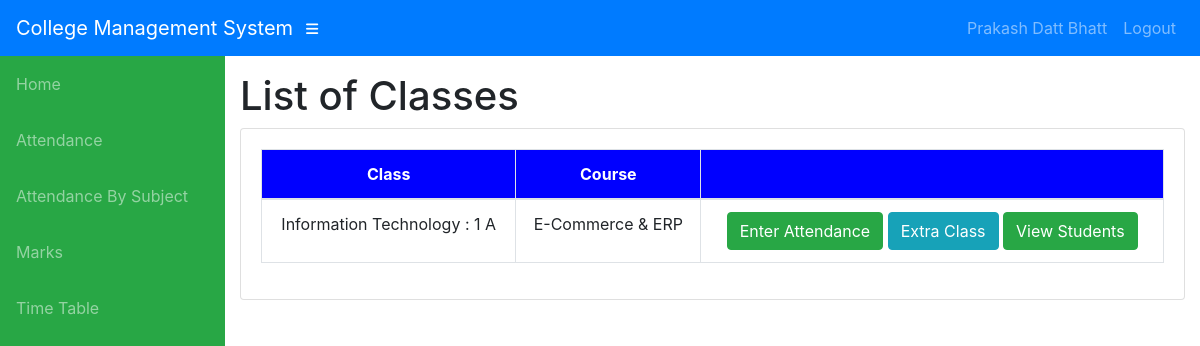
/info/teacher/CS07/1/Classes/ (signed in), run on the app's committed database.
### info/models.py (models this page shows, shortened)
class User(AbstractUser):
    @property
    def is_student(self):
        if hasattr(self, 'student'):
            return True
        return False

class Student(models.Model):
    user = models.OneToOneField(User, on_delete=models.CASCADE, null=True)
    class_id = models.ForeignKey(Class, on_delete=models.CASCADE, default=1)
    USN = models.CharField(primary_key='True', max_length=100)
    name = models.CharField(max_length=200)
    sex = models.CharField(max_length=50, choices=sex_choice, default='Male')
    DOB = models.DateField(default='1998-01-01')

class Assign(models.Model):
    class_id = models.ForeignKey(Class, on_delete=models.CASCADE)
    course = models.ForeignKey(Course, on_delete=models.CASCADE)
    teacher = models.ForeignKey(Teacher, on_delete=models.CASCADE)
    class Meta:
        unique_together = (('course', 'class_id', 'teacher'),)

class Class(models.Model):
    id = models.CharField(primary_key='True', max_length=100)
    dept = models.ForeignKey(Dept, on_delete=models.CASCADE)
    section = models.CharField(max_length=100)
    sem = models.IntegerField()
    class Meta:
        verbose_name_plural = 'classes'
    def __str__(self):
        d = Dept.objects.get(name=self.dept)
        return '%s : %d %s' % (d.name, self.sem, self.section)

class Dept(models.Model):
    id = models.CharField(primary_key='True', max_length=100)
    name = models.CharField(max_length=200)
    def __str__(self):
        return self.name

class Course(models.Model):
    dept = models.ForeignKey(Dept, on_delete=models.CASCADE)
    id = models.CharField(primary_key='True', max_length=50)
    name = models.CharField(max_length=50)
    shortname = models.CharField(max_length=50, default='X')
    def __str__(self):
        return self.name

### info/views.py (the view)
# urls.py: path('teacher/<slug:teacher_id>/<int:choice>/Classes/', views.t_clas, name='t_clas'),
@login_required
def t_clas(request, teacher_id, choice):
    teacher1 = get_object_or_404(Teacher, id=teacher_id)
    return render(request, 'info/t_clas.html', {'teacher1': teacher1, 'choice': choice})

### info/templates/info/t_clas.html
{% extends 'info/base.html' %}
{% block content %}
    <h1>List of Classes</h1>
    <div class="card mb-3">
            <div class="card-body">
              <div class="table-responsive">
                <table class="table table-bordered text-center" id="dataTable" width="100%" cellspacing="0">
                  <thead style="background-color: blue;color:white;">
                    <tr>
                        <th>Class</th>
                        <th>Course</th>
                        <th></th>
                    </tr>
                  </thead>
                  <tbody>
                    {% for ass in teacher1.assign_set.all %}
                    <tr>
                        <td>{{ ass.class_id }}</td>
                        <td>{{ ass.course }}</td>
                        <td>
                            {% if choice == 1 %}
                                <a class="btn btn-success" href="{% url 't_class_date' ass.id %}" role="button">Enter Attendance</a>
                                <a class="btn btn-info" href="{% url 't_extra_class' ass.id %}">Extra Class</a>
                                <a class="btn btn-success" href="{% url 't_student' ass.id %}">View Students</a>
                            {% elif choice == 2 %}
                                <a class="btn btn-success" href="{% url 't_marks_list' ass.id %}" role="button">Enter Marks</a>
                                <a class="btn btn-warning" href="{% url 't_student_marks' ass.id %}">View Students</a>
                            {% elif choice == 3 %}
                                <a class="btn btn-success" href="{% url 't_report' ass.id %}">Generate reports</a>
                            {% endif %}
                        </td>
                    </tr>
                    {% empty %}
                            <p>teacher has no courses</p>
                    {% endfor %}
                  </tbody>
                </table>
              </div>
    </div>
{% endblock %}

### info/templates/info/base.html (shortened to what this page needs)
<!DOCTYPE html>
<html lang="en">
  <head>
      {% load static %}
    <link href="{% static '/info/bootstrap/vendor/bootstrap/css/bootstrap.min.css' %}" rel="stylesheet">
    <link href="{% static '/info/bootstrap/vendor/fontawesome-free/css/all.min.css' %}" rel="stylesheet" type="text/css">
    <link href="{% static '/info/bootstrap/vendor/datatables/dataTables.bootstrap4.css' %}" rel="stylesheet">
    <link href="{% static '/info/bootstrap/css/sb-admin.css' %}" rel="stylesheet">
  </head>
  <body id="page-top">
    <nav class="navbar navbar-expand navbar-dark bg-primary static-top">
      <a class="navbar-brand mr-1" href="{% url 'index' %}">College Management System</a>
      <button class="btn btn-link btn-sm text-white order-1 order-sm-0" id="sidebarToggle" href="#">
        <i class="fas fa-bars"></i>
      </button>
        <div class="collapse navbar-collapse" id="navbarResponsive">
          <ul class="navbar-nav ml-auto">
            <li class="nav-item">
                {% if request.user.is_student %}
                    <a class="nav-link text-capitalize">{{ request.user.student.name }}</a>
                {% elif request.user.is_teacher %}
                    <a class="nav-link text-capitalize">{{ request.user.teacher.name }}</a>
                {% endif %}
            </li>
            <li class="nav-item">
                <a class="nav-link" href="#" data-toggle="modal" data-target="#logoutModal">Logout</a>
            </li>
          </ul>
        </div>
    </nav>
    <div id="wrapper">
      <ul class="sidebar navbar-nav bg-success" >
            <li class="nav-item">
              <a class="nav-link" href="{% url 'index' %}">
                <span>Home</span>
              </a>
            </li>
        {% if request.user.is_student %}
            <li class="nav-item">
              <a class="nav-link" href="{% url 'attendance' request.user.student.USN %}">
                <span>Attendance</span>
              </a>
            </li>
            <li class="nav-item">
              <a class="nav-link" href="{% url 'attendance' request.user.student.USN %}">
                <span>Attendance By Subject</span>
              </a>
            </li>
            <li class="nav-item">
              <a class="nav-link" href="{% url 'marks_list' request.user.student.USN %}">
                <span>Marks</span>
              </a>
            </li>
              <li class="nav-item">
              <a class="nav-link" href="{% url 'timetable' request.user.student.class_id_id %}">
                <span>Time Table</span>
              </a>
            </li>
        {% endif %}
      </ul>
      <div id="content-wrapper">
        <div class="container-fluid">
            {% block content %}
            {% endblock %}
        </div>
      </div>
    </div>
  </body>
</html>

### data on the page
User: user.student.name "Prakash Datt Bhatt"
Assign: class_id "Information Technology : 1 A", course "E-Commerce & ERP"
